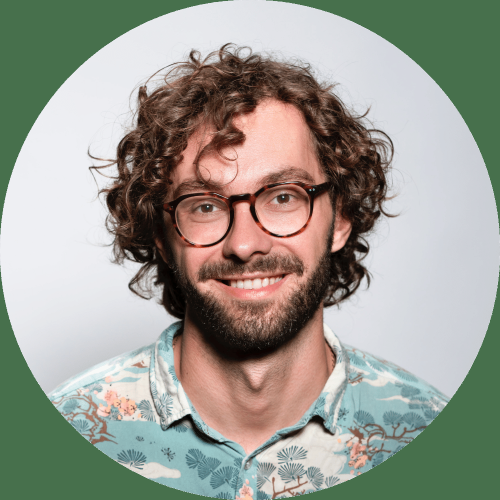
#> input picture cv_xm/profile-pic.png, 1000 x 1000 px (shown at 1/2 size)
$ jupyter execute skn-xm.ipynb
#> lines starting #> are read from the running program, lines starting #| are printed output that depends on the picture; after the words box and inside, x2 and y2 are one past the last pixel; in counts of white or black regions, pixels touching at a corner belong together
[cell 1]
import cv2
import numpy as np
image = cv2.imread('profile-pic.png')
#> image is the input picture: shape (1000, 1000, 3); mean B, G, R 145, 154.9, 154.4
image = cv2.resize(image,(400,450))
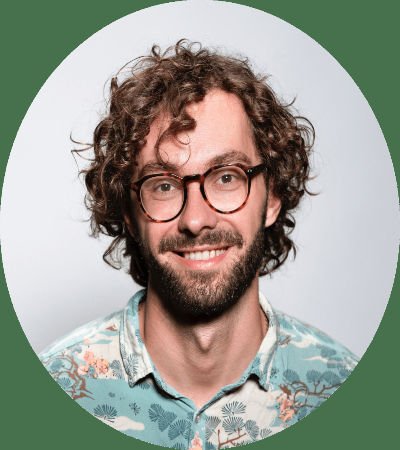
#> image: shape (450, 400, 3); mean B, G, R 144.9, 154.8, 154.3
ycrcb_image = cv2.cvtColor(image, cv2.COLOR_BGR2YCrCb)
#> ycrcb_image: shape (450, 400, 3); mean of channels 0, 1, 2 153.6, 128.5, 123.1
lower_skin = np.array([0, 135, 85],dtype=np.uint8)
upper_skin = np.array([255, 180, 135],dtype=np.uint8)
skin_mask = cv2.inRange(ycrcb_image, lower_skin, upper_skin)
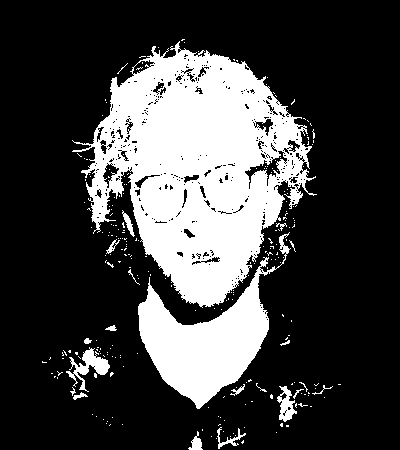
#> skin_mask: shape (450, 400); 25.8% white; 251 white regions (233 under 20 px), largest, box (x1, y1, x2, y2) and area: (72, 41, 317, 308) 34514, (138, 232, 291, 409) 9456, (66, 347, 110, 392) 662
kernel = cv2.getStructuringElement(cv2.MORPH_ELLIPSE, (3, 3))
skin_mask = cv2.erode(skin_mask, kernel, iterations=1)
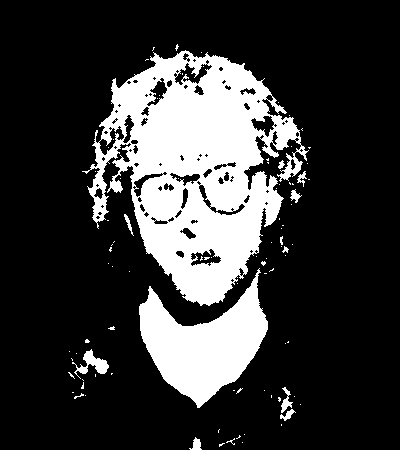
#> skin_mask: shape (450, 400); 22% white; 91 white regions (79 under 20 px), largest, box (x1, y1, x2, y2) and area: (82, 50, 309, 306) 29638, (139, 268, 268, 408) 8756, (72, 349, 109, 379) 391
skin_mask = cv2.dilate(skin_mask, kernel, iterations=1)
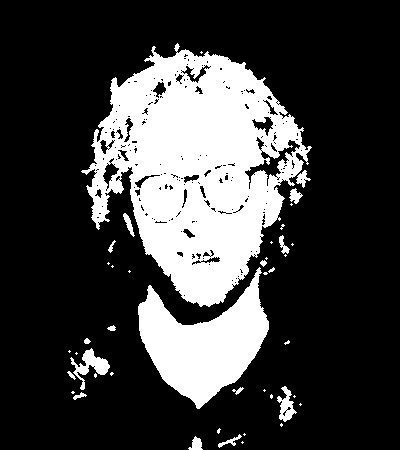
#> skin_mask: shape (450, 400); 24.7% white; 43 white regions (25 under 20 px), largest, box (x1, y1, x2, y2) and area: (81, 43, 312, 307) 33291, (138, 267, 269, 409) 9181, (70, 348, 110, 390) 577
skin_image = cv2.bitwise_and(image, image, mask=skin_mask)
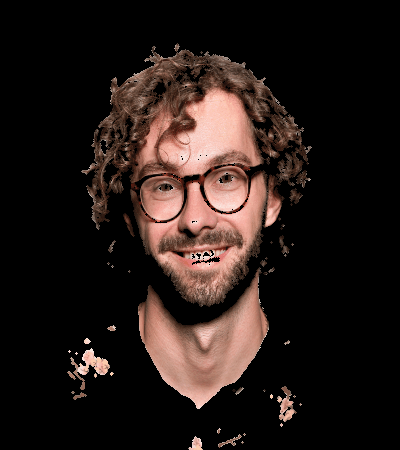
#> skin_image: shape (450, 400, 3); mean B, G, R 23.6, 27.1, 37.8
cv2.imshow('Input Image', image)
cv2.imshow('Skin Mask', skin_mask)
cv2.imshow('Skin Image', skin_image)
cv2.waitKey(0)
cv2.destroyAllWindows()

$ run again, with cv_xm/black_white.jpg saved as cv_xm/profile-pic.png
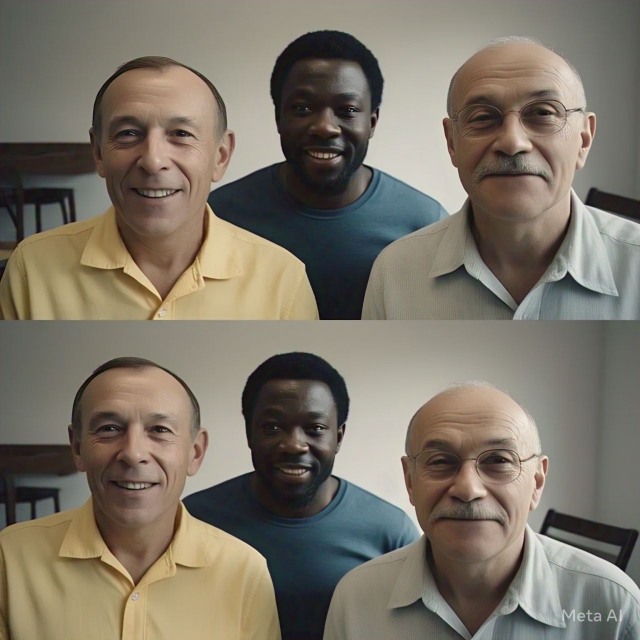
#> input picture cv_xm/black_white.jpg, 1280 x 1280 px (shown at 1/2 size)
#> image is the input picture: shape (1280, 1280, 3); mean B, G, R 103.4, 116.1, 123.4
#> image: shape (450, 400, 3)
#> ycrcb_image: shape (450, 400, 3); mean of channels 0, 1, 2 116.8, 132.7, 120.4
#> `skin_mask = cv2.inRange(ycrcb_image, lower_skin, upper_skin)`:
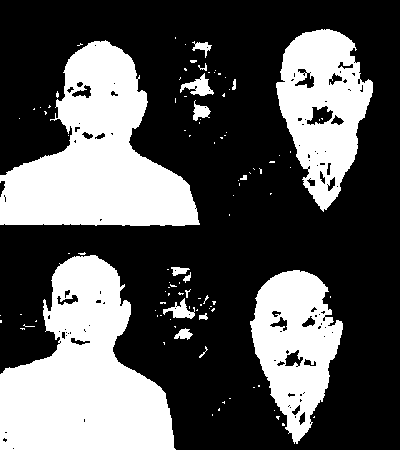
#> skin_mask: shape (450, 400); 34.6% white; 104 white regions (87 under 20 px), largest, box (x1, y1, x2, y2) and area: (0, 255, 176, 450) 20982, (0, 40, 200, 226) 19933, (276, 29, 373, 212) 10226
#> `skin_image = cv2.bitwise_and(image, image, mask=skin_mask)`:
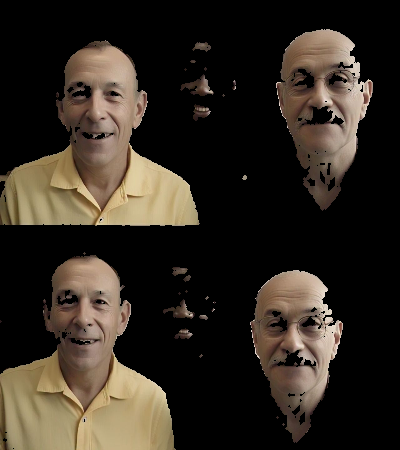
#> skin_image: shape (450, 400, 3); mean B, G, R 33.3, 42.2, 49.7
